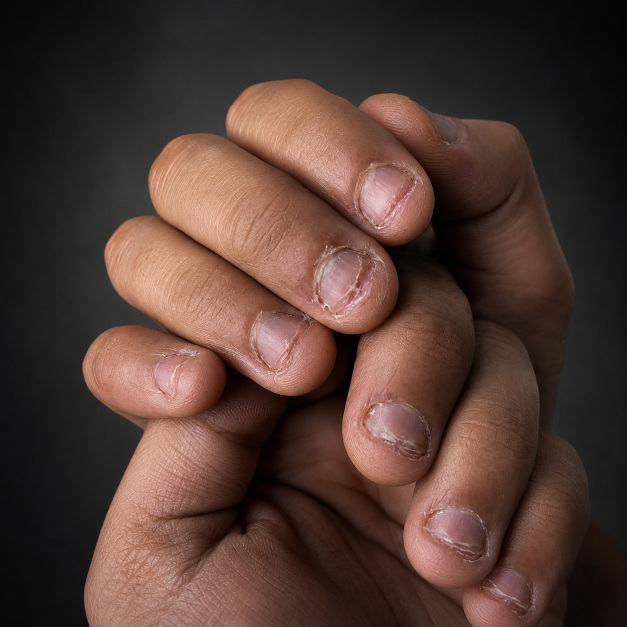
#> input picture src/images/bitten-dark.jpg, 1254 x 1254 px, given in place of statue-red-nails.jpg, which was not available (shown at 1/2 size)
$ python build.py
#> lines starting #> are read from the running program, lines starting #| are printed output that depends on the picture
# -*- coding: utf-8 -*-
import os,sys,subprocess,datetime,html,re
HERE=os.path.dirname(os.path.abspath(__file__))
ROOT=os.path.dirname(HERE)+'/'
os.chdir(HERE)
sys.path.insert(0,HERE)
from posts import POSTS
SITE="https://studiolua.netlify.app"
TODAY="2026-10-08"
PIXEL="1559106775456296"
# --- 1) landing
import base64,io
from PIL import Image
def img(p,w=1000,q=72):
    # WebP externo en /assets/img/ (cacheable y sin duplicar la misma foto en el HTML)
#> called with p = 'statue-red-nails.jpg', w = 1000, q = 72
    im=Image.open('images/'+p).convert('RGB');im.thumbnail((w,w*2))
#> in img, im is the input picture: PIL image 1254x1254 RGB; mean R, G, B 81.4, 58.4, 51.1
#> call 2 of img, with p = 'bitten-dark.jpg', w = 900, q = 72
#> in img (call 2), `im.thumbnail((w, w * 2))`:
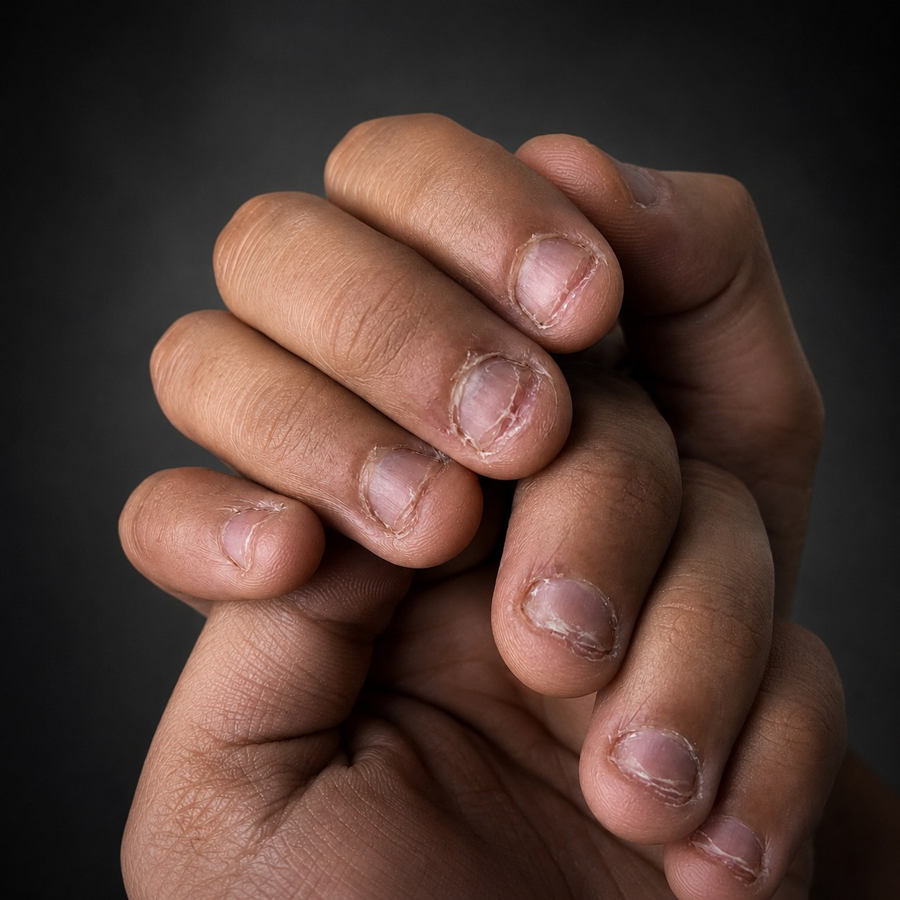
#> im: PIL image 900x900 RGB; mean R, G, B 81.4, 58.4, 51.1
#> call 3 of img, with p = 'gel-brush.jpg', w = 1000, q = 72
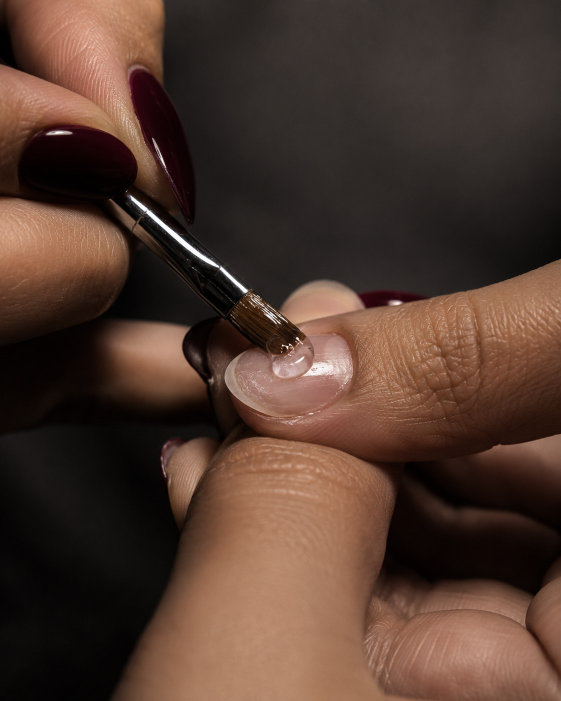
#> input picture src/images/gel-brush.jpg, 1122 x 1402 px (shown at 1/2 size)
#> in img, im is the input picture: PIL image 1122x1402 RGB; mean R, G, B 80.2, 57.5, 46.9
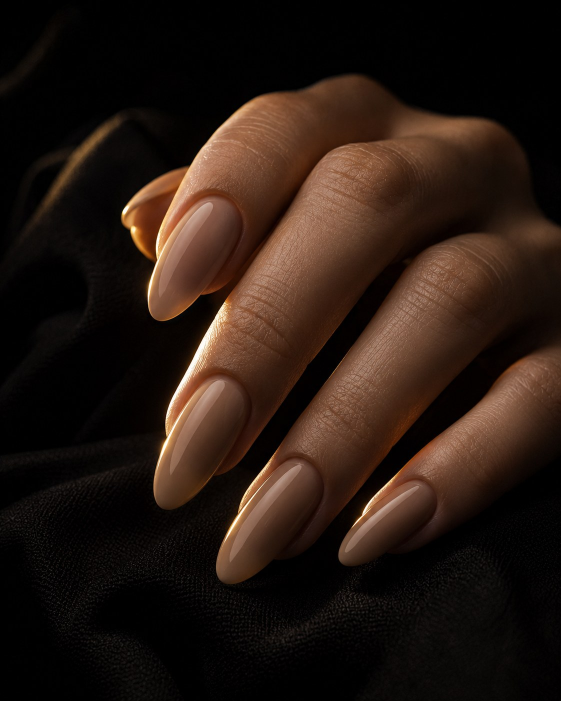
#> input picture src/images/nails-nude.jpg, 1122 x 1402 px (shown at 1/2 size)
#> in img, im is the input picture: PIL image 1122x1402 RGB; mean R, G, B 39, 25.2, 17.8
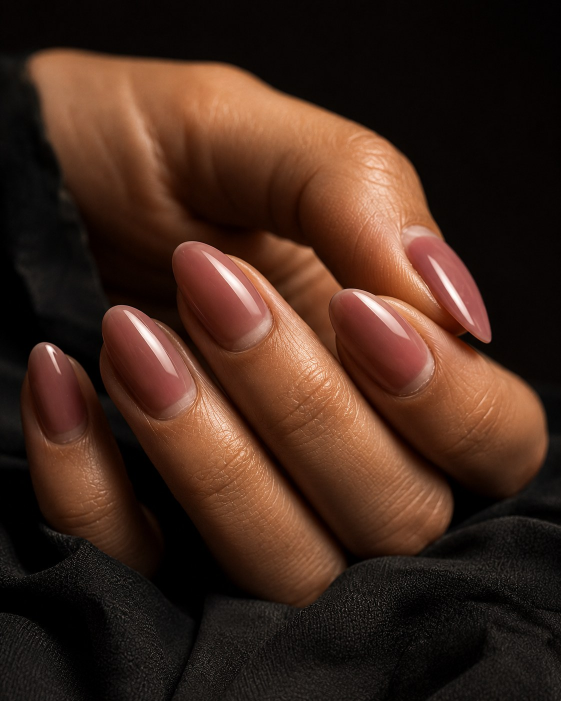
#> input picture src/images/nails-rose.jpg, 1122 x 1402 px (shown at 1/2 size)
#> in img, im is the input picture: PIL image 1122x1402 RGB; mean R, G, B 65.1, 40.1, 28.4
    os.makedirs(ROOT+'assets/img',exist_ok=True);n=os.path.splitext(p)[0]+'.webp'
    im.save(ROOT+'assets/img/'+n,'WEBP',quality=q,method=6)
    return '/assets/img/'+n
#> (the run stopped early here; a loop or call above may not have finished)
